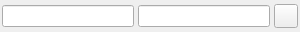
<?xml version="1.0" encoding="UTF-8"?>
<ui version="4.0">
 <class>Form</class>
 <widget class="QWidget" name="Form">
  <property name="geometry">
   <rect>
    <x>0</x>
    <y>0</y>
    <width>300</width>
    <height>32</height>
   </rect>
  </property>
  <property name="minimumSize">
   <size>
    <width>50</width>
    <height>32</height>
   </size>
  </property>
  <property name="maximumSize">
   <size>
    <width>300</width>
    <height>100</height>
   </size>
  </property>
  <property name="windowTitle">
   <string>Form</string>
  </property>
  <layout class="QHBoxLayout" name="horizontalLayout">
   <property name="spacing">
    <number>4</number>
   </property>
   <property name="leftMargin">
    <number>2</number>
   </property>
   <property name="topMargin">
    <number>2</number>
   </property>
   <property name="rightMargin">
    <number>2</number>
   </property>
   <property name="bottomMargin">
    <number>2</number>
   </property>
   <item>
    <widget class="QLineEdit" name="commentEdit"/>
   </item>
   <item>
    <widget class="QLineEdit" name="instructionEdit"/>
   </item>
   <item>
    <widget class="QPushButton" name="sendButton">
     <property name="minimumSize">
      <size>
       <width>16</width>
       <height>16</height>
      </size>
     </property>
     <property name="maximumSize">
      <size>
       <width>24</width>
       <height>24</height>
      </size>
     </property>
     <property name="text">
      <string/>
     </property>
    </widget>
   </item>
  </layout>
 </widget>
 <resources/>
 <connections/>
</ui>
